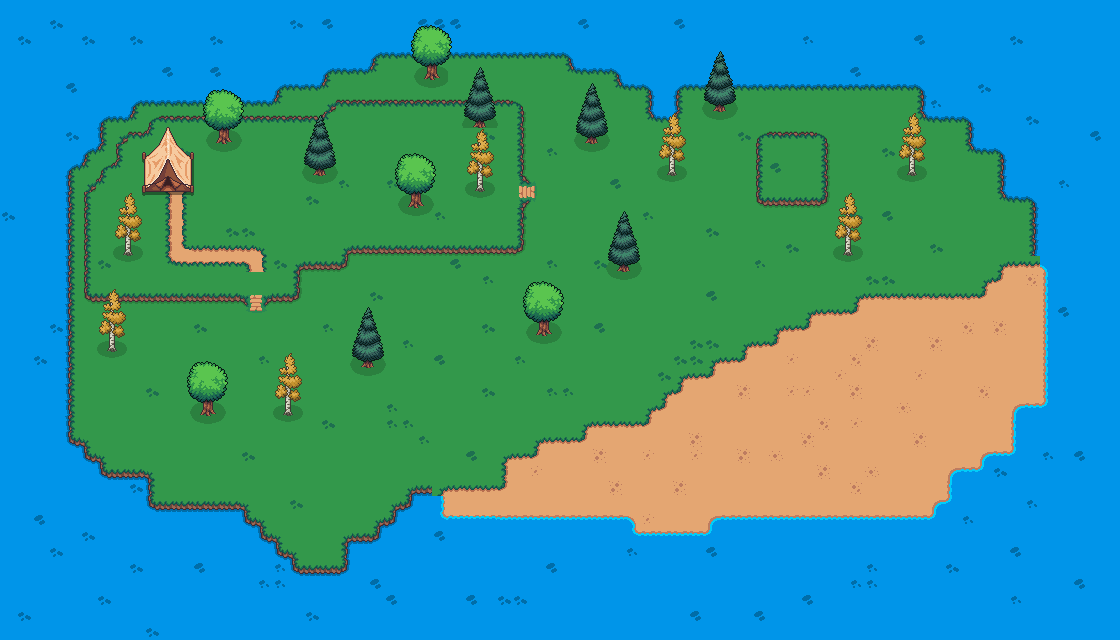

Tiled map render using the project's own tile images. Description and the map definition, with tile-layer contents summarised, below:
An orthogonal 70x40 tile map with 16x16 px tiles, 7 tile layers (ocean layer, landmass layer, higher area, tent, ...), 32 tilesets.

<map version="1.10" tiledversion="1.11.0" orientation="orthogonal" renderorder="right-down" width="70" height="40" tilewidth="16" tileheight="16" infinite="0" nextlayerid="10" nextobjectid="1">
 <tileset firstgid="1" source="beach deco.tsx" />
 <tileset firstgid="5" source="beach tiles.tsx" />
 <tileset firstgid="95" source="farmland.tsx" />
 <tileset firstgid="151" source="grass_1.tsx" />
 <tileset firstgid="231" source="grass_1_middle.tsx" />
 <tileset firstgid="232" source="grass_2.tsx" />
 <tileset firstgid="312" source="grass_2_middle.tsx" />
 <tileset firstgid="313" source="grass_3.tsx" />
 <tileset firstgid="393" source="grass_3_middle.tsx" />
 <tileset firstgid="394" source="grass_4.tsx" />
 <tileset firstgid="474" source="grass_4_middle.tsx" />
 <tileset firstgid="475" source="path_deco.tsx" />
 <tileset firstgid="478" source="path_middle.tsx" />
 <tileset firstgid="479" source="picnic_blankets.tsx" />
 <tileset firstgid="515" source="water_anim1.tsx" />
 <tileset firstgid="623" source="water_tile_anim2.tsx" />
 <tileset firstgid="731" source="water_tile_anim3.tsx" />
 <tileset firstgid="839" source="water_anim4.tsx" />
 <tileset firstgid="947" source="water_deco.tsx" />
 <tileset firstgid="950" source="water_middle_anim1.tsx" />
 <tileset firstgid="958" source="water_middle_anim2.tsx" />
 <tileset firstgid="972" source="waterfall_1.tsx" />
 <tileset firstgid="1164" source="waterfall_2.tsx" />
 <tileset firstgid="1356" source="wood bridge.tsx" />
 <tileset firstgid="1392" source="waterfall_3.tsx" />
 <tileset firstgid="1584" source="waterfall_4.tsx" />
 <tileset firstgid="1776" source="tileset full.tsx" />
 <tileset firstgid="4576" source="tent_big.tsx" />
 <tileset firstgid="4606" source="campfire.tsx" />
 <tileset firstgid="4622" source="oak_big.tsx" />
 <tileset firstgid="4682" source="spruce_big.tsx" />
 <tileset firstgid="4742" source="birch_big.tsx" />
 <layer id="1" name="ocean layer" width="70" height="40">
  <data>[2800 cells, 2800 non-empty, 6 distinct tile ids]</data>
 </layer>
 <layer id="4" name="landmass layer" width="70" height="40">
  <data>[2800 cells, 1672 non-empty, 39 distinct tile ids]</data>
 </layer>
 <layer id="5" name="higher area" width="70" height="40">
  <data>[2800 cells, 120 non-empty, 23 distinct tile ids]</data>
 </layer>
 <layer id="6" name="tent" width="70" height="40">
  <data>[2800 cells, 30 non-empty, 30 distinct tile ids]</data>
 </layer>
 <layer id="8" name="collisions" width="70" height="40">
  <data>[2800 cells, 0 non-empty, 0 distinct tile ids]</data>
 </layer>
 <layer id="7" name="some trees" width="70" height="40">
  <data>[2800 cells, 286 non-empty, 50 distinct tile ids]</data>
 </layer>
 <layer id="9" width="70" height="40">
  <data>[2800 cells, 0 non-empty, 0 distinct tile ids]</data>
 </layer>
</map>
